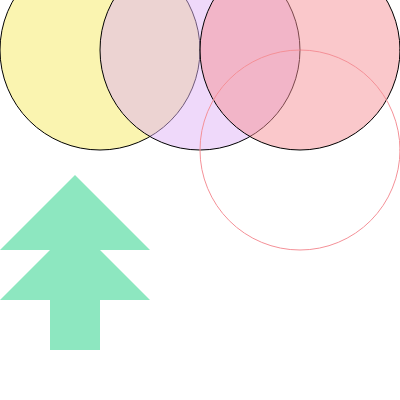
Frame 1 (no input)
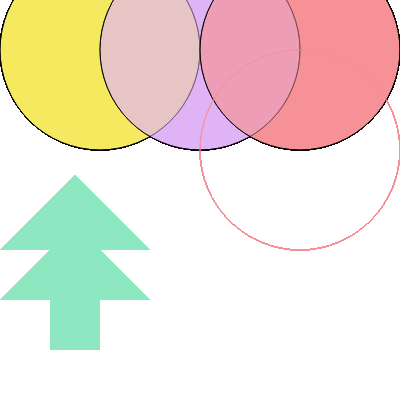
Frame 60 (no input)
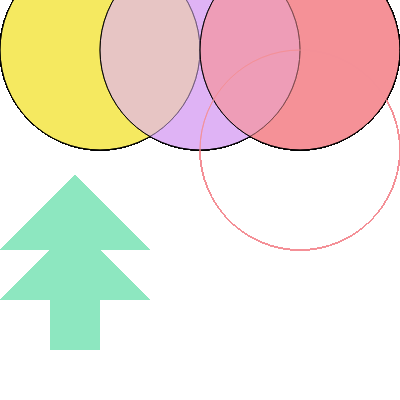
Frame 120 (the mouse pressed at the canvas centre since frame 60)

The p5.js sketch that drew these frames (run headless with seeded random() and noise() and a simulated clock; from frame 60 on, the mouse is pressed at the canvas centre):

// p5.js sketch
// ── sketch.js
const width = 400
const height = 400

const size = 200

const transparency = (value)=>value*(255/100)

function setup() {
  createCanvas(width, height);
}

function draw() {
  // if(!mouseIsPressed){
  //   background("#f2f5ff")
  // }

  stroke("black")
  fill(245, 233, 96, transparency(50))
  ellipse(100,50,size,size)

  fill(223, 178, 244, transparency(50))
  ellipse(200,50,size,size)

  fill(244, 144, 151, transparency(50))
  ellipse(300,50,size,size)

  noFill()
  stroke("#F49097")
  ellipse(300,150,size,size)

  fill(141, 231, 192)
  noStroke()
  beginShape()
  vertex(50,350)
  vertex(100,350)
  vertex(100,300)
  vertex(150,300)
  vertex(100,250)
  vertex(150,250)
  vertex(75,175)
  vertex(0,250)
  vertex(50,250)
  vertex(0,300)
  vertex(50,300)
  endShape(CLOSE)

}
